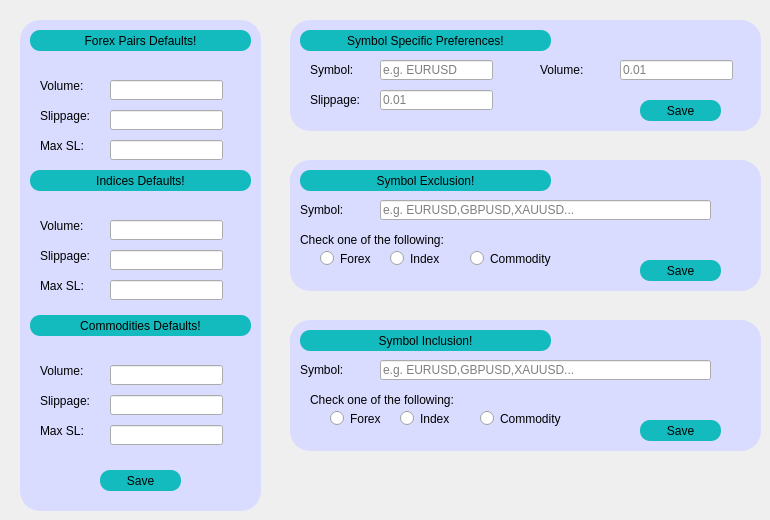
    <widget class="QWidget" name="defaults">
     <property name="styleSheet">
      <string notr="true">#defaults{
background-color:rgb(217, 220, 255);
border-radius:10px;
}</string>
     </property>
     <widget class="QWidget" name="defaultwidget3" native="true">
      <property name="geometry">
       <rect>
        <x>20</x>
        <y>20</y>
        <width>241</width>
        <height>491</height>
       </rect>
      </property>
      <property name="styleSheet">
       <string notr="true">#defaultwidget3{
background-color:rgb(217, 220, 255);
border-radius:20px;
padding:20px;
border:10px,solid, '#aafffa';
font: 10pt &quot;MV Boli&quot;;
border:2px solid '#14bbbe';}
</string>
      </property>
      <widget class="QPushButton" name="pushButton_13">
       <property name="geometry">
        <rect>
         <x>10</x>
         <y>10</y>
         <width>221</width>
         <height>21</height>
        </rect>
       </property>
       <property name="styleSheet">
        <string notr="true">*{
border-radius: 10px;
	font: 12pt &quot;MS Shell Dlg 2&quot;;
background-color:#14bbbe;
} 
</string>
       </property>
       <property name="text">
        <string>Forex Pairs Defaults!</string>
       </property>
      </widget>
      <widget class="QLabel" name="label_20">
       <property name="geometry">
        <rect>
         <x>20</x>
         <y>56</y>
         <width>71</width>
         <height>20</height>
        </rect>
       </property>
       <property name="styleSheet">
        <string notr="true">	font: 12pt &quot;MS Shell Dlg 2&quot;;
color:'#14bbbe';
</string>
       </property>
       <property name="text">
        <string>Volume:</string>
       </property>
      </widget>
      <widget class="QLineEdit" name="fxvolume">
       <property name="geometry">
        <rect>
         <x>90</x>
         <y>60</y>
         <width>113</width>
         <height>20</height>
        </rect>
       </property>
       <property name="text">
        <string/>
       </property>
      </widget>
      <widget class="QLineEdit" name="fxslippage">
       <property name="geometry">
        <rect>
         <x>90</x>
         <y>90</y>
         <width>113</width>
         <height>20</height>
        </rect>
       </property>
       <property name="text">
        <string/>
       </property>
      </widget>
      <widget class="QLabel" name="label_21">
       <property name="geometry">
        <rect>
         <x>20</x>
         <y>86</y>
         <width>71</width>
         <height>20</height>
        </rect>
       </property>
       <property name="styleSheet">
        <string notr="true">	font: 12pt &quot;MS Shell Dlg 2&quot;;
color:'#14bbbe';
</string>
       </property>
       <property name="text">
        <string>Slippage:</string>
       </property>
      </widget>
      <widget class="QLineEdit" name="fxsl">
       <property name="geometry">
        <rect>
         <x>90</x>
         <y>120</y>
         <width>113</width>
         <height>20</height>
        </rect>
       </property>
       <property name="text">
        <string/>
       </property>
      </widget>
      <widget class="QLabel" name="label_22">
       <property name="geometry">
        <rect>
         <x>20</x>
         <y>115</y>
         <width>71</width>
         <height>21</height>
        </rect>
       </property>
       <property name="styleSheet">
        <string notr="true">	font: 12pt &quot;MS Shell Dlg 2&quot;;
color:'#14bbbe';
</string>
       </property>
       <property name="text">
        <string>Max SL:</string>
       </property>
      </widget>
      <widget class="QLineEdit" name="indexsl">
       <property name="geometry">
        <rect>
         <x>90</x>
         <y>260</y>
         <width>113</width>
         <height>20</height>
        </rect>
       </property>
       <property name="text">
        <string/>
       </property>
      </widget>
      <widget class="QLabel" name="label_23">
       <property name="geometry">
        <rect>
         <x>20</x>
         <y>255</y>
         <width>71</width>
         <height>21</height>
        </rect>
       </property>
       <property name="styleSheet">
        <string notr="true">	font: 12pt &quot;MS Shell Dlg 2&quot;;
color:'#14bbbe';
</string>
       </property>
       <property name="text">
        <string>Max SL:</string>
       </property>
      </widget>
      <widget class="QLineEdit" name="indexvolume">
       <property name="geometry">
        <rect>
         <x>90</x>
         <y>200</y>
         <width>113</width>
         <height>20</height>
        </rect>
       </property>
       <property name="text">
        <string/>
       </property>
      </widget>
      <widget class="QLabel" name="label_24">
       <property name="geometry">
        <rect>
         <x>20</x>
         <y>196</y>
         <width>71</width>
         <height>20</height>
        </rect>
       </property>
       <property name="styleSheet">
        <string notr="true">	font: 12pt &quot;MS Shell Dlg 2&quot;;
color:'#14bbbe';
</string>
       </property>
       <property name="text">
        <string>Volume:</string>
       </property>
      </widget>
      <widget class="QPushButton" name="pushButton_17">
       <property name="geometry">
        <rect>
         <x>10</x>
         <y>150</y>
         <width>221</width>
         <height>21</height>
        </rect>
       </property>
       <property name="styleSheet">
        <string notr="true">*{
border-radius: 10px;
	font: 12pt &quot;MS Shell Dlg 2&quot;;
background-color:#14bbbe;
} 
</string>
       </property>
       <property name="text">
        <string>Indices Defaults!</string>
       </property>
      </widget>
      <widget class="QLabel" name="label_30">
       <property name="geometry">
        <rect>
         <x>20</x>
         <y>226</y>
         <width>71</width>
         <height>20</height>
        </rect>
       </property>
       <property name="styleSheet">
        <string notr="true">	font: 12pt &quot;MS Shell Dlg 2&quot;;
color:'#14bbbe';
</string>
       </property>
       <property name="text">
        <string>Slippage:</string>
       </property>
      </widget>
      <widget class="QLineEdit" name="indexslippage">
       <property name="geometry">
        <rect>
         <x>90</x>
         <y>230</y>
         <width>113</width>
         <height>20</height>
        </rect>
       </property>
       <property name="text">
        <string/>
       </property>
      </widget>
      <widget class="QLabel" name="label_31">
       <property name="geometry">
        <rect>
         <x>20</x>
         <y>400</y>
         <width>71</width>
         <height>21</height>
        </rect>
       </property>
       <property name="styleSheet">
        <string notr="true">	font: 12pt &quot;MS Shell Dlg 2&quot;;
color:'#14bbbe';
</string>
       </property>
       <property name="text">
        <string>Max SL:</string>
       </property>
      </widget>
      <widget class="QLineEdit" name="comslippage">
       <property name="geometry">
        <rect>
         <x>90</x>
         <y>375</y>
         <width>113</width>
         <height>20</height>
        </rect>
       </property>
       <property name="text">
        <string/>
       </property>
      </widget>
      <widget class="QLineEdit" name="comvolume">
       <property name="geometry">
        <rect>
         <x>90</x>
         <y>345</y>
         <width>113</width>
         <height>20</height>
        </rect>
       </property>
       <property name="text">
        <string/>
       </property>
      </widget>
      <widget class="QPushButton" name="pushButton_18">
       <property name="geometry">
        <rect>
         <x>10</x>
         <y>295</y>
         <width>221</width>
         <height>21</height>
        </rect>
       </property>
       <property name="styleSheet">
        <string notr="true">*{
border-radius: 10px;
	font: 12pt &quot;MS Shell Dlg 2&quot;;
background-color:#14bbbe;
} 
</string>
       </property>
       <property name="text">
        <string>Commodities Defaults!</string>
       </property>
      </widget>
      <widget class="QLabel" name="label_32">
       <property name="geometry">
        <rect>
         <x>20</x>
         <y>371</y>
         <width>71</width>
         <height>20</height>
        </rect>
       </property>
       <property name="styleSheet">
        <string notr="true">	font: 12pt &quot;MS Shell Dlg 2&quot;;
color:'#14bbbe';
</string>
       </property>
       <property name="text">
        <string>Slippage:</string>
       </property>
      </widget>
      <widget class="QLabel" name="label_33">
       <property name="geometry">
        <rect>
         <x>20</x>
         <y>341</y>
         <width>71</width>
         <height>20</height>
        </rect>
       </property>
       <property name="styleSheet">
        <string notr="true">	font: 12pt &quot;MS Shell Dlg 2&quot;;
color:'#14bbbe';
</string>
       </property>
       <property name="text">
        <string>Volume:</string>
       </property>
      </widget>
      <widget class="QLineEdit" name="comsl">
       <property name="geometry">
        <rect>
         <x>90</x>
         <y>405</y>
         <width>113</width>
         <height>20</height>
        </rect>
       </property>
       <property name="text">
        <string/>
       </property>
      </widget>
      <widget class="QPushButton" name="defaultsavebtn">
       <property name="geometry">
        <rect>
         <x>80</x>
         <y>450</y>
         <width>81</width>
         <height>21</height>
        </rect>
       </property>
       <property name="cursor">
        <cursorShape>PointingHandCursor</cursorShape>
       </property>
       <property name="styleSheet">
        <string notr="true">
*{
border-radius: 10px;
background-color:#14bbbe;
	font: 12pt &quot;MS Shell Dlg 2&quot;;

} 
*:hover{
                        background: '#aafffa';
                    }</string>
       </property>
       <property name="text">
        <string>Save</string>
       </property>
      </widget>
     </widget>
     <widget class="QWidget" name="defaultwidget3_2" native="true">
      <property name="geometry">
       <rect>
        <x>290</x>
        <y>20</y>
        <width>471</width>
        <height>111</height>
       </rect>
      </property>
      <property name="styleSheet">
       <string notr="true">#defaultwidget3_2{
background-color:rgb(217, 220, 255);
border-radius:20px;
padding:20px;
border:10px,solid, '#aafffa';
font: 10pt &quot;MV Boli&quot;;
border:2px solid '#14bbbe';}
</string>
      </property>
      <widget class="QPushButton" name="pushButton_25">
       <property name="geometry">
        <rect>
         <x>10</x>
         <y>10</y>
         <width>251</width>
         <height>21</height>
        </rect>
       </property>
       <property name="styleSheet">
        <string notr="true">*{
border-radius: 10px;
	font: 12pt &quot;MS Shell Dlg 2&quot;;
background-color:#14bbbe;
} 
</string>
       </property>
       <property name="text">
        <string>Symbol Specific Preferences!</string>
       </property>
      </widget>
      <widget class="QLabel" name="label_34">
       <property name="geometry">
        <rect>
         <x>20</x>
         <y>40</y>
         <width>71</width>
         <height>20</height>
        </rect>
       </property>
       <property name="styleSheet">
        <string notr="true">	font: 12pt &quot;MS Shell Dlg 2&quot;;
color:'#14bbbe';
</string>
       </property>
       <property name="text">
        <string>Symbol:</string>
       </property>
      </widget>
      <widget class="QLineEdit" name="symbolentry">
       <property name="geometry">
        <rect>
         <x>90</x>
         <y>40</y>
         <width>113</width>
         <height>20</height>
        </rect>
       </property>
       <property name="text">
        <string/>
       </property>
       <property name="placeholderText">
        <string>e.g. EURUSD</string>
       </property>
      </widget>
      <widget class="QPushButton" name="symbolsavebtn">
       <property name="geometry">
        <rect>
         <x>350</x>
         <y>80</y>
         <width>81</width>
         <height>21</height>
        </rect>
       </property>
       <property name="cursor">
        <cursorShape>PointingHandCursor</cursorShape>
       </property>
       <property name="styleSheet">
        <string notr="true">
*{
border-radius: 10px;
background-color:#14bbbe;
} 
*:hover{
                        background: '#aafffa';
                    }</string>
       </property>
       <property name="text">
        <string>Save</string>
       </property>
      </widget>
      <widget class="QLineEdit" name="symbolvolume">
       <property name="geometry">
        <rect>
         <x>330</x>
         <y>40</y>
         <width>113</width>
         <height>20</height>
        </rect>
       </property>
       <property name="text">
        <string/>
       </property>
       <property name="placeholderText">
        <string>0.01</string>
       </property>
      </widget>
      <widget class="QLabel" name="label_43">
       <property name="geometry">
        <rect>
         <x>250</x>
         <y>40</y>
         <width>71</width>
         <height>20</height>
        </rect>
       </property>
       <property name="styleSheet">
        <string notr="true">	font: 12pt &quot;MS Shell Dlg 2&quot;;
color:'#14bbbe';
</string>
       </property>
       <property name="text">
        <string>Volume:</string>
       </property>
      </widget>
      <widget class="QLineEdit" name="symbolslippage">
       <property name="geometry">
        <rect>
         <x>90</x>
         <y>70</y>
         <width>113</width>
         <height>20</height>
        </rect>
       </property>
       <property name="text">
        <string/>
       </property>
       <property name="placeholderText">
        <string>0.01</string>
       </property>
      </widget>
      <widget class="QLabel" name="label_49">
       <property name="geometry">
        <rect>
         <x>20</x>
         <y>70</y>
         <width>71</width>
         <height>20</height>
        </rect>
       </property>
       <property name="styleSheet">
        <string notr="true">	font: 12pt &quot;MS Shell Dlg 2&quot;;
color:'#14bbbe';
</string>
       </property>
       <property name="text">
        <string>Slippage:</string>
       </property>
      </widget>
     </widget>
     <widget class="QWidget" name="defaultwidget3_3" native="true">
      <property name="geometry">
       <rect>
        <x>290</x>
        <y>160</y>
        <width>471</width>
        <height>131</height>
       </rect>
      </property>
      <property name="styleSheet">
       <string notr="true">#defaultwidget3_3{
background-color:rgb(217, 220, 255);
border-radius:20px;
padding:20px;
border:10px,solid, '#aafffa';
font: 10pt &quot;MV Boli&quot;;
border:2px solid '#14bbbe';}
</string>
      </property>
      <widget class="QPushButton" name="pushButton_26">
       <property name="geometry">
        <rect>
         <x>10</x>
         <y>10</y>
         <width>251</width>
         <height>21</height>
        </rect>
       </property>
       <property name="styleSheet">
        <string notr="true">*{
border-radius: 10px;
	font: 12pt &quot;MS Shell Dlg 2&quot;;
background-color:#14bbbe;
} 
</string>
       </property>
       <property name="text">
        <string>Symbol Exclusion!</string>
       </property>
      </widget>
      <widget class="QLabel" name="label_35">
       <property name="geometry">
        <rect>
         <x>10</x>
         <y>40</y>
         <width>71</width>
         <height>20</height>
        </rect>
       </property>
       <property name="styleSheet">
        <string notr="true">	font: 12pt &quot;MS Shell Dlg 2&quot;;
color:'#14bbbe';
</string>
       </property>
       <property name="text">
        <string>Symbol:</string>
       </property>
      </widget>
      <widget class="QLineEdit" name="exentry">
       <property name="geometry">
        <rect>
         <x>90</x>
         <y>40</y>
         <width>331</width>
         <height>20</height>
        </rect>
       </property>
       <property name="text">
        <string/>
       </property>
       <property name="placeholderText">
        <string>e.g. EURUSD,GBPUSD,XAUUSD...</string>
       </property>
      </widget>
      <widget class="QPushButton" name="exsavebtn">
       <property name="geometry">
        <rect>
         <x>350</x>
         <y>100</y>
         <width>81</width>
         <height>21</height>
        </rect>
       </property>
       <property name="cursor">
        <cursorShape>PointingHandCursor</cursorShape>
       </property>
       <property name="styleSheet">
        <string notr="true">
*{
border-radius: 10px;
background-color:#14bbbe;
} 
*:hover{
                        background: '#aafffa';
                    }</string>
       </property>
       <property name="text">
        <string>Save</string>
       </property>
      </widget>
      <widget class="QRadioButton" name="excom">
       <property name="geometry">
        <rect>
         <x>180</x>
         <y>90</y>
         <width>81</width>
         <height>17</height>
        </rect>
       </property>
       <property name="styleSheet">
        <string notr="true">	font: 8 pt &quot;MS Shell Dlg 2&quot;;
color:'#14bbbe';
</string>
       </property>
       <property name="text">
        <string>Commodity</string>
       </property>
      </widget>
      <widget class="QLabel" name="label_42">
       <property name="geometry">
        <rect>
         <x>10</x>
         <y>70</y>
         <width>211</width>
         <height>20</height>
        </rect>
       </property>
       <property name="styleSheet">
        <string notr="true">	font: 8pt &quot;MS Shell Dlg 2&quot;;
color:'#14bbbe';
</string>
       </property>
       <property name="text">
        <string>Check one of the following:</string>
       </property>
      </widget>
      <widget class="QRadioButton" name="exforex">
       <property name="geometry">
        <rect>
         <x>30</x>
         <y>90</y>
         <width>71</width>
         <height>17</height>
        </rect>
       </property>
       <property name="styleSheet">
        <string notr="true">	font: 8 pt &quot;MS Shell Dlg 2&quot;;
color:'#14bbbe';
</string>
       </property>
       <property name="text">
        <string>Forex</string>
       </property>
      </widget>
      <widget class="QRadioButton" name="exindex">
       <property name="geometry">
        <rect>
         <x>100</x>
         <y>90</y>
         <width>71</width>
         <height>17</height>
        </rect>
       </property>
       <property name="styleSheet">
        <string notr="true">	font: 8 pt &quot;MS Shell Dlg 2&quot;;
color:'#14bbbe';
</string>
       </property>
       <property name="text">
        <string>Index</string>
       </property>
      </widget>
     </widget>
     <widget class="QWidget" name="defaultwidget3_4" native="true">
      <property name="geometry">
       <rect>
        <x>290</x>
        <y>320</y>
        <width>471</width>
        <height>131</height>
       </rect>
      </property>
      <property name="styleSheet">
       <string notr="true">#defaultwidget3_4{
background-color:rgb(217, 220, 255);
border-radius:20px;
padding:20px;
border:10px,solid, '#aafffa';
font: 10pt &quot;MV Boli&quot;;
border:2px solid '#14bbbe';}
</string>
      </property>
      <widget class="QPushButton" name="pushButton_27">
       <property name="geometry">
        <rect>
         <x>10</x>
         <y>10</y>
         <width>251</width>
         <height>21</height>
        </rect>
       </property>
       <property name="styleSheet">
        <string notr="true">*{
border-radius: 10px;
	font: 12pt &quot;MS Shell Dlg 2&quot;;
background-color:#14bbbe;
} 
</string>
       </property>
       <property name="text">
        <string>Symbol Inclusion!</string>
       </property>
      </widget>
      <widget class="QLabel" name="label_36">
       <property name="geometry">
        <rect>
         <x>10</x>
         <y>40</y>
         <width>71</width>
         <height>20</height>
        </rect>
       </property>
       <property name="styleSheet">
        <string notr="true">	font: 12pt &quot;MS Shell Dlg 2&quot;;
color:'#14bbbe';
</string>
       </property>
       <property name="text">
        <string>Symbol:</string>
       </property>
      </widget>
      <widget class="QLineEdit" name="inentry">
       <property name="geometry">
        <rect>
         <x>90</x>
         <y>40</y>
         <width>331</width>
         <height>20</height>
        </rect>
       </property>
       <property name="text">
        <string/>
       </property>
       <property name="placeholderText">
        <string>e.g. EURUSD,GBPUSD,XAUUSD...</string>
       </property>
      </widget>
      <widget class="QPushButton" name="insavebtn">
       <property name="geometry">
        <rect>
         <x>350</x>
         <y>100</y>
         <width>81</width>
         <height>21</height>
        </rect>
       </property>
       <property name="cursor">
        <cursorShape>PointingHandCursor</cursorShape>
       </property>
       <property name="styleSheet">
        <string notr="true">
*{
border-radius: 10px;
background-color:#14bbbe;
} 
*:hover{
                        background: '#aafffa';
                    }</string>
       </property>
       <property name="text">
        <string>Save</string>
       </property>
      </widget>
      <widget class="QRadioButton" name="incom">
       <property name="geometry">
        <rect>
         <x>190</x>
         <y>90</y>
         <width>81</width>
         <height>17</height>
        </rect>
       </property>
       <property name="styleSheet">
        <string notr="true">	font: 8 pt &quot;MS Shell Dlg 2&quot;;
color:'#14bbbe';
</string>
       </property>
       <property name="text">
        <string>Commodity</string>
       </property>
      </widget>
      <widget class="QLabel" name="label_39">
       <property name="geometry">
        <rect>
         <x>20</x>
         <y>70</y>
         <width>211</width>
         <height>20</height>
        </rect>
       </property>
       <property name="styleSheet">
        <string notr="true">	font: 8pt &quot;MS Shell Dlg 2&quot;;
color:'#14bbbe';
</string>
       </property>
       <property name="text">
        <string>Check one of the following:</string>
       </property>
      </widget>
      <widget class="QRadioButton" name="inforex">
       <property name="geometry">
        <rect>
         <x>40</x>
         <y>90</y>
         <width>71</width>
         <height>17</height>
        </rect>
       </property>
       <property name="styleSheet">
        <string notr="true">	font: 8 pt &quot;MS Shell Dlg 2&quot;;
color:'#14bbbe';
</string>
       </property>
       <property name="text">
        <string>Forex</string>
       </property>
      </widget>
      <widget class="QRadioButton" name="inindex">
       <property name="geometry">
        <rect>
         <x>110</x>
         <y>90</y>
         <width>71</width>
         <height>17</height>
        </rect>
       </property>
       <property name="styleSheet">
        <string notr="true">	font: 8 pt &quot;MS Shell Dlg 2&quot;;
color:'#14bbbe';
</string>
       </property>
       <property name="text">
        <string>Index</string>
       </property>
      </widget>
     </widget>
    </widget>
